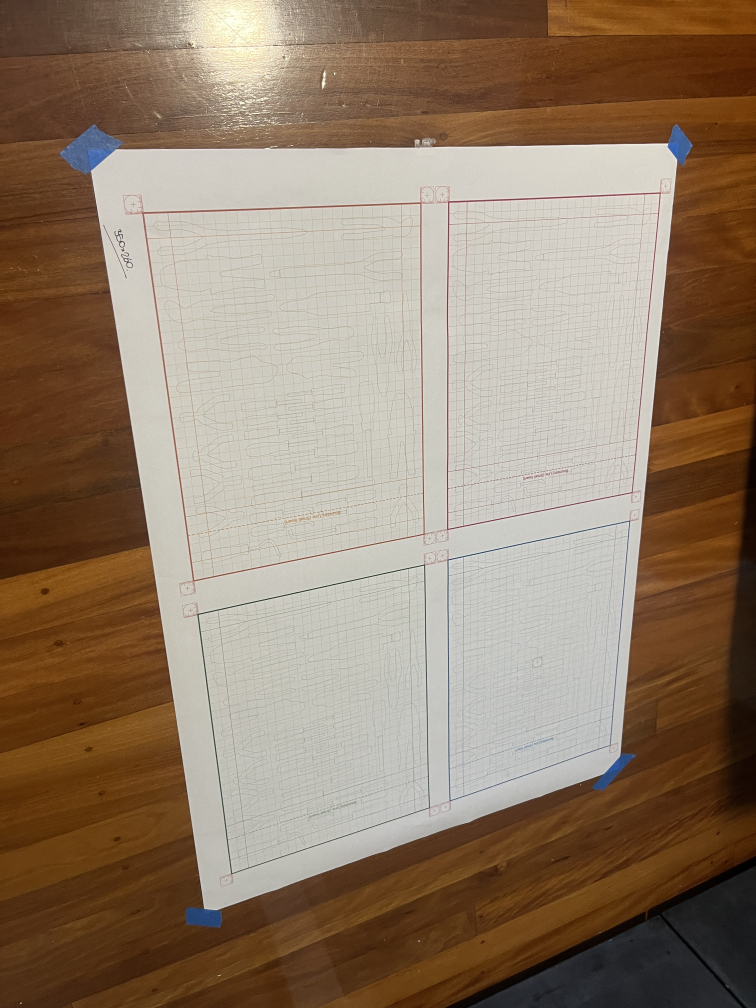
#> input picture data/inputs/colour_benchmark/ceilinglight__badangle__flat__01.JPG, 3024 x 4032 px (shown at 1/4 size)
$ python -i batch_flat_methods_v14.py   (imports and definitions only)
#> lines starting #> are read from the running program, lines starting #| are printed output that depends on the picture; after the words box and inside, x2 and y2 are one past the last pixel; in counts of white or black regions, pixels touching at a corner belong together
#> further down, picture is the input picture: shape (4032, 3024, 3); mean B, G, R 106, 125.8, 145.7
"""Step 02 - v14 batch: dark-border detector + L11 for pencil.

Adaptive routing
================
The conservative-vs-aggressive tradeoff is image-dependent:
* img 1 has a dark image border (camera framing offset).  Aggressive
  thresholds (a*>1.0, bright>150, dilate=3) interact badly with that
  border and produce false dark fills.  -> use conservative params.
* img 2 has a shadow zone in the bottom-right.  Conservative params
  can't penetrate the shadow.  -> use aggressive params.
* img 3 has neither.  Either works.
* img 4 is pencil.  Per user: baseline L11 is best.  -> route directly.

Detectors
=========
* `detect_pencil_image`     dark-pixel percentile heuristic (from v13)
* `detect_dark_border`      large contiguous gray<60 region within 50px
                            of image edge -> conservative needed

Methods
=======
    M0_L11_baseline               reference
    M_v13_pen_conservative        v13 pen pipeline (works for img1)
    M_v14_pen_aggressive          aggressive grid kill (works for img2)
    M_v14_adaptive                detect characteristics + route
"""
from __future__ import annotations

import json
import sys
import time
import traceback
from pathlib import Path
from typing import Callable

REPO = Path(__file__).parent.parent.parent.parent
sys.path.insert(0, str(REPO))
sys.path.insert(0, str(REPO / "src"))
sys.path.insert(0, str(REPO / "tools"))

import cv2
import numpy as np

from armourcore_cds.phase1.marker_rectify_fast_v4 import (
    rectify_with_markers_fast_v4,
    PAPER_W_MM, PAPER_H_MM, DEFAULT_PX_PER_MM,
)
from armourcore_cds.phase2.trace_isolation import (
    isolate_trace_candidates, _remove_small_components,
)
from armourcore_cds.phase3.vectorise import (
    extract_vector_paths, write_svg, render_vector_overlay,
)
from armourcore_cds.templates.registry import load_template_config
from tools.pipeline_dev.corpus import (
    RAW_IMAGES_DIR, make_run_dir, label_image, grid_montage,
)


TEMPLATE_ID = "cds_colour_test_260x350"
FLAT_CASES = [
    "BLUE_PEN_FLAT_01",
    "BLUE_PEN_FLAT_02",
    "BLUE_PEN_FLAT_03",
    "BLUE_PENCIL_FLAT_01",
]


# ===========================================================================
# Shared blocks
# ===========================================================================

# [31 lines left out: functions paper_wb, global_paper_lift, paper_blended_fill, not called in this run]


def bright_gated_orange_mask(image_bgr, a_threshold=1.0,
                            brightness_floor=150, close_px=2,
                            min_component=12, dilate_px=0):
#> called with a_threshold = 1, brightness_floor = 150, close_px = 2, min_component = 12, dilate_px = 0
    lab = cv2.cvtColor(image_bgr, cv2.COLOR_BGR2LAB)
#> lab: shape (4032, 3024, 3); mean of channels 0, 1, 2 135.5, 134.4, 142.8
    a = lab[..., 1].astype(np.float32)
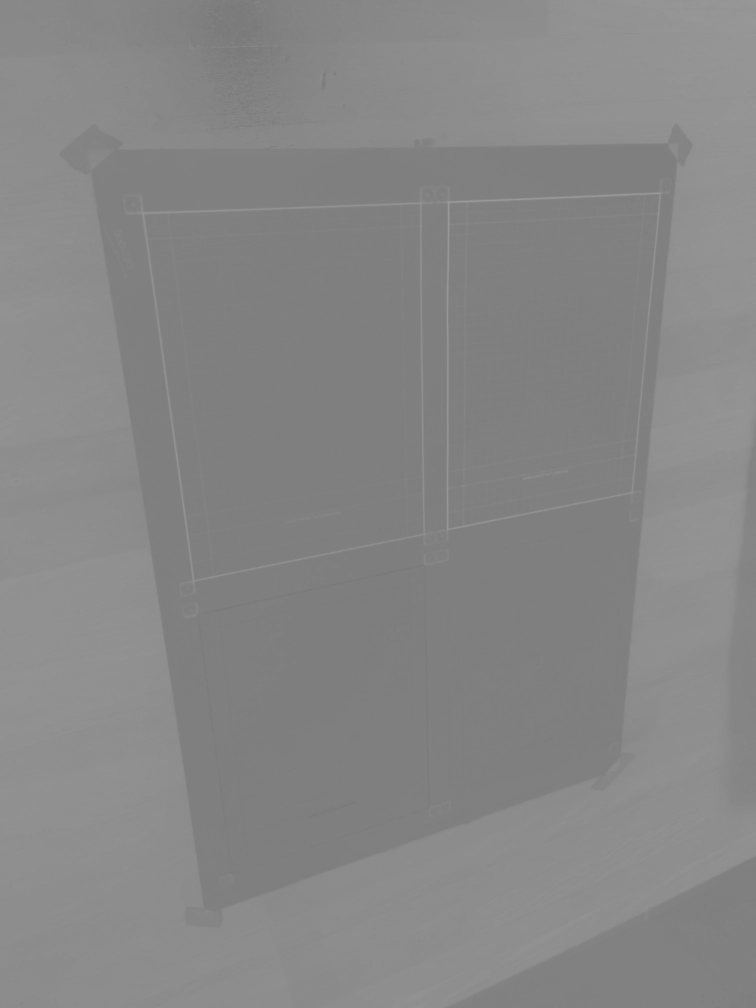
#> a: shape (4032, 3024) float32 (shown at 1/4 size); min 118, max 159, mean 134.4
    gray = cv2.cvtColor(image_bgr, cv2.COLOR_BGR2GRAY)
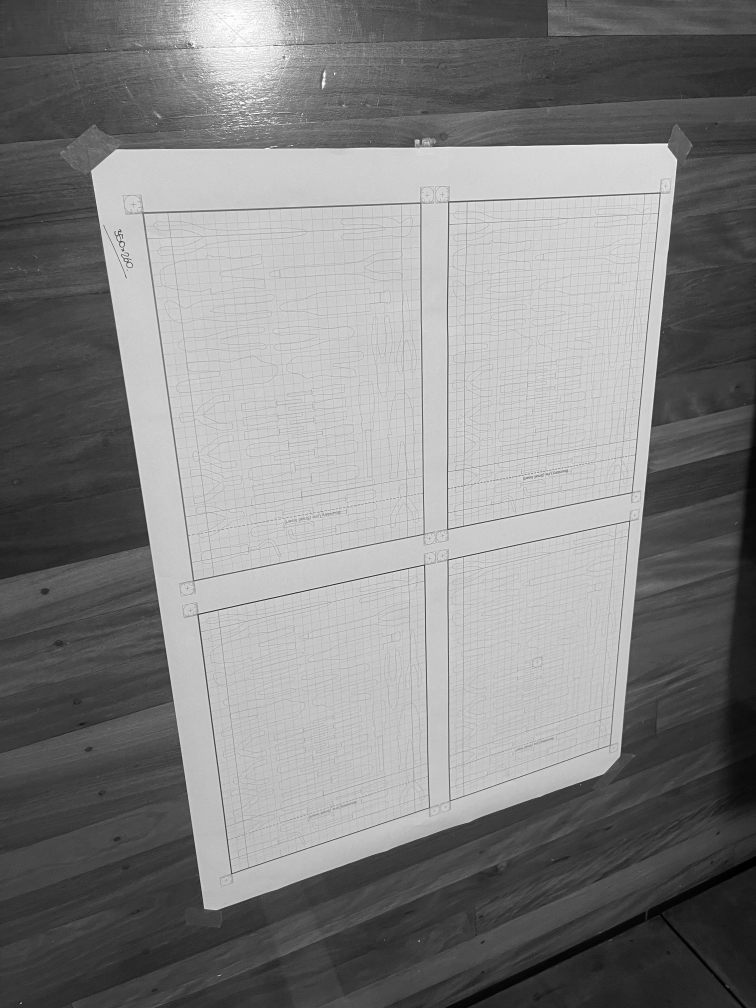
#> gray: shape (4032, 3024) (shown at 1/4 size); min 0, max 254, mean 129.5
    chromatic = (a - 128.0) > a_threshold
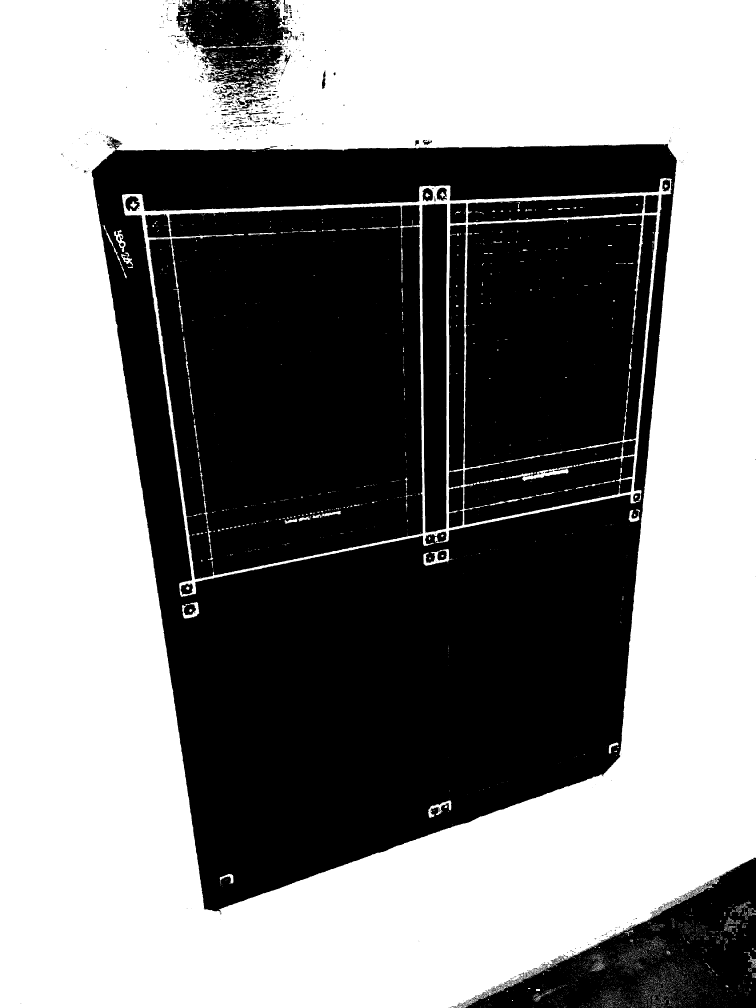
#> chromatic: shape (4032, 3024) bool (shown at 1/4 size); 52.2% white; 1275 black regions (1092 under 20 px), largest, box (x1, y1, x2, y2) and area: (366, 575, 2708, 3658) 2938899, (581, 820, 1692, 2318) 1383476, (1856, 859, 2629, 2099) 797162
    bright = gray > brightness_floor
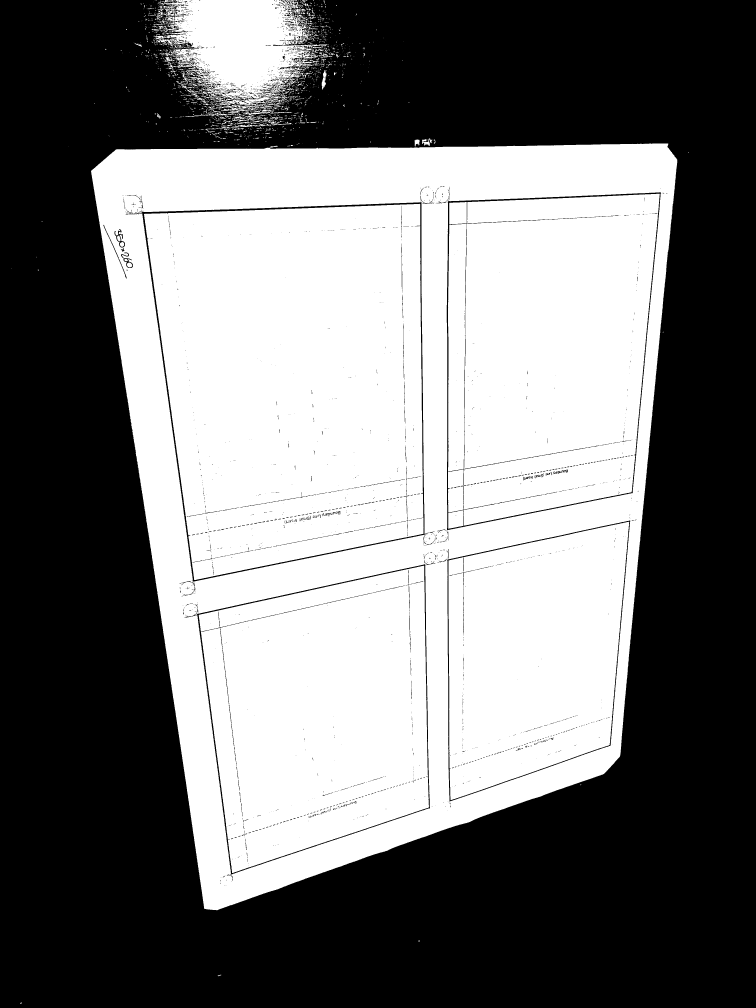
#> bright: shape (4032, 3024) bool (shown at 1/4 size); 46.7% white; 1805 white regions (1500 under 20 px), largest, box (x1, y1, x2, y2) and area: (364, 574, 2709, 3641) 1627060, (576, 815, 1695, 2320) 1408156, (1792, 775, 2639, 2103) 952479
    mask = (chromatic & bright).astype(np.uint8) * 255
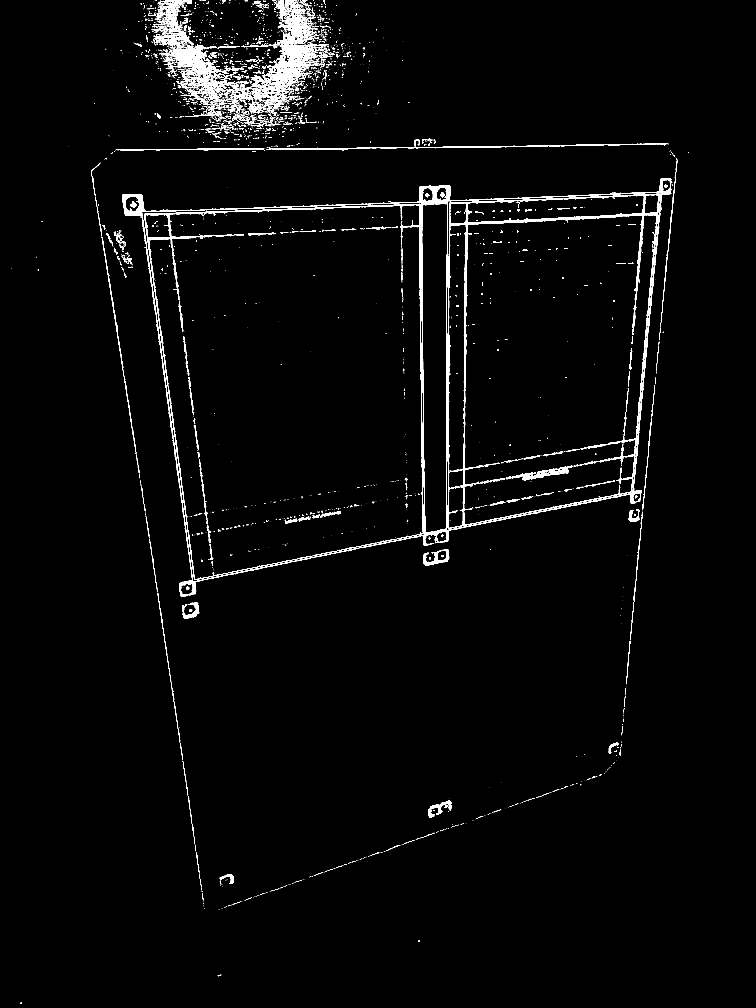
#> mask: shape (4032, 3024) (shown at 1/4 size); 1.9% white; 4682 white regions (3932 under 20 px), largest, box (x1, y1, x2, y2) and area: (488, 712, 2688, 2388) 43027, (1855, 775, 2639, 1819) 20711, (576, 815, 1692, 2141) 16457
    if close_px > 0:
        k = cv2.getStructuringElement(
            cv2.MORPH_ELLIPSE, (close_px * 2 + 1, close_px * 2 + 1))
        mask = cv2.morphologyEx(mask, cv2.MORPH_CLOSE, k)
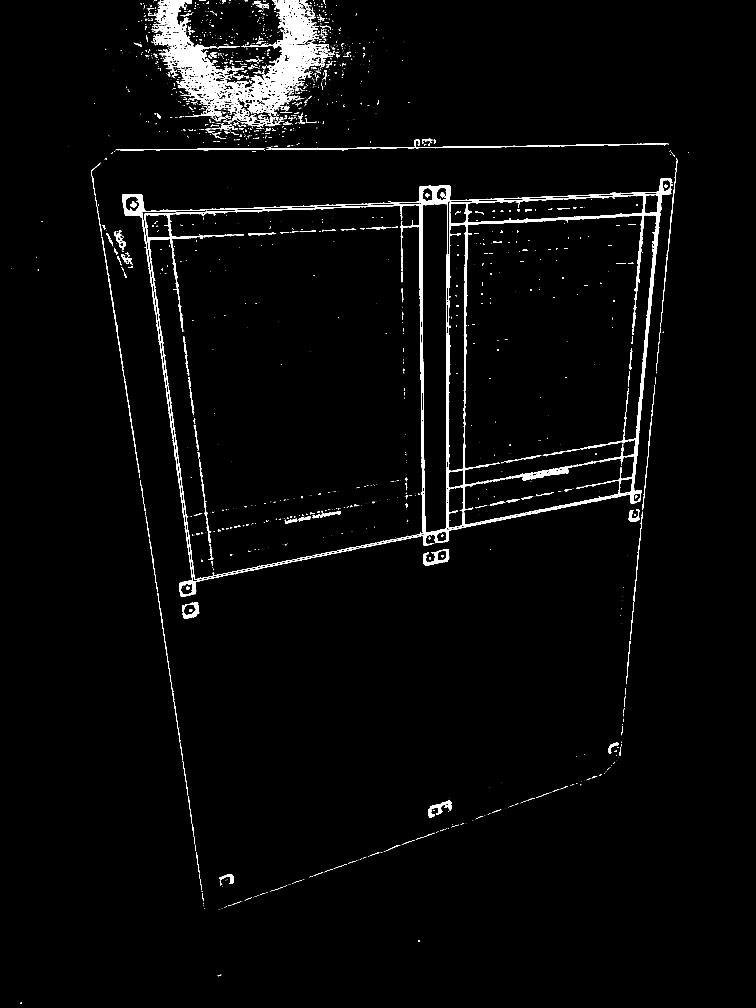
#> mask: shape (4032, 3024) (shown at 1/4 size); 2.5% white; 1904 white regions (1481 under 20 px), largest, box (x1, y1, x2, y2) and area: (488, 712, 2690, 2388) 123511, (592, 0, 1332, 468) 108598, (1066, 574, 2673, 602) 4933
    if min_component > 0:
#> (the run stopped early here; a loop or call above may not have finished)
